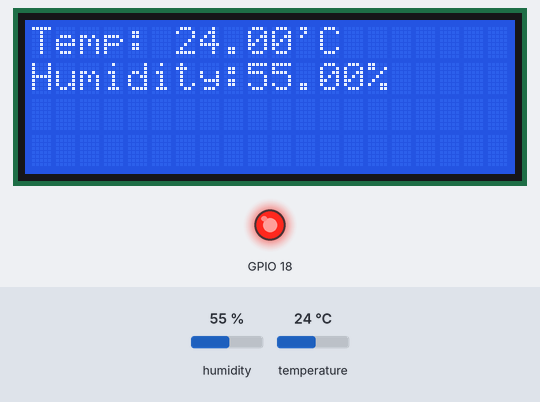
Simulated run of this sketch. Board: ESP32. Parts: 20×4 character LCD, output pins drawn as LEDs (lit = HIGH). Inputs (shaded band) come from the test bench; at power-on: humidity 55 %, temperature 24 °C. WiFi joins after 1.5 s; servers stay silent unless stated; what the sketch prints to the serial monitor is not drawn.

Above: at 9.5 s.
9.6 s: humidity set to 22 %
At 17.9 s:
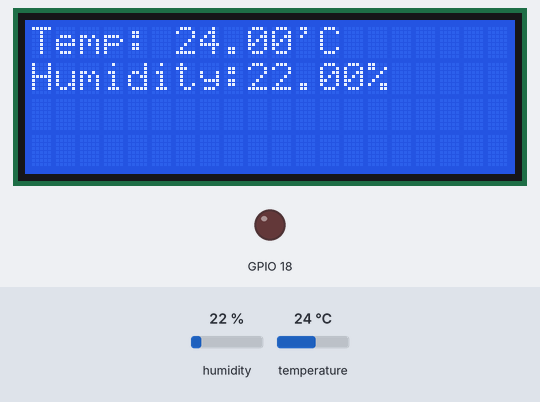
23.6 s: temperature set to 12 °C
At 31.4 s:
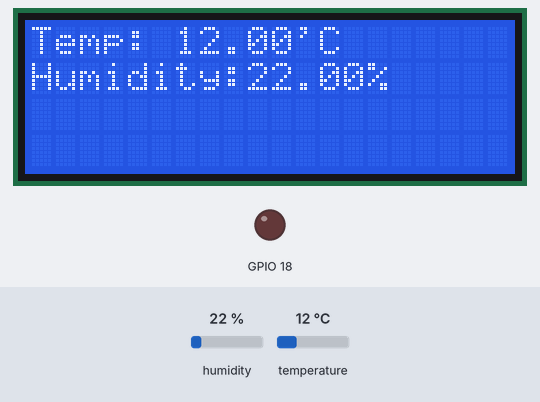
31.5 s: humidity set to 40 %
At 38.5 s:
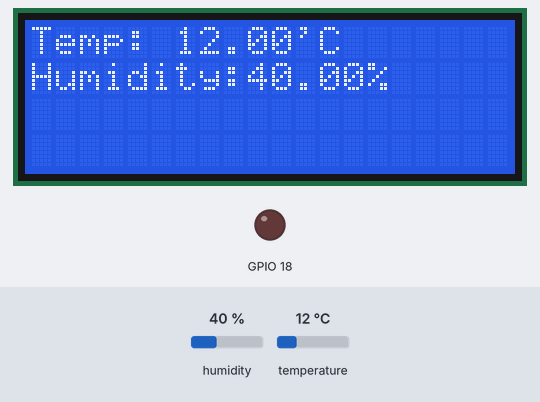
38.6 s: temperature set to 19 °C
At 44.9 s:
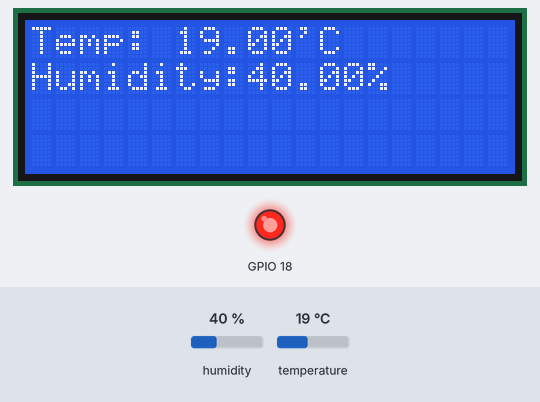
Timing chart, 0 to 46.6 s (numbered marks = the images above; inputs shaded):
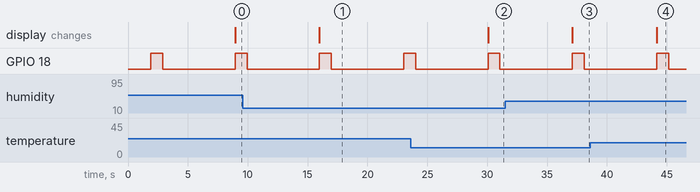

Measured:
- after the input at 9.6 s, the display: changes after 6.4 s (image 1)
- after the input at 23.6 s, the display: changes after 6.5 s (image 2)
- after the input at 31.5 s, the display: changes after 5.6 s (image 3)
- after the input at 38.6 s, the display: changes after 5.5 s (image 4)
- by itself, GPIO 18: alternates HIGH for 1.0 s and LOW for 6.0 s

The sketch:

blynk_sensor.ino
```cpp
// SETUP BLYNK
#define BLYNK_TEMPLATE_ID "BLYNK_ID"
#define BLYNK_TEMPLATE_NAME "BLYNK_NAME"
#define BLYNK_AUTH_TOKEN "BLYNK_TOKEN"

#include <BlynkSimpleEsp32.h>
#include "DHT.h"
#include <WiFi.h>
#include <LiquidCrystal_I2C.h>
LiquidCrystal_I2C LCD(0x27, 20, 4);
// SETUP DHT22
#define DHTPIN 2 // Digital pin connected to the DHT sensor
// Feather HUZZAH ESP8266 note: use pins 3, 4, 5, 12, 13 or 14 --
// Pin 15 can work but DHT must be disconnected during program upload.

// #define DHTTYPE DHT11   // DHT 11
#define DHTTYPE DHT22 // DHT 22  (AM2302), AM2321
// #define DHTTYPE DHT21   // DHT 21 (AM2301)
DHT dht(DHTPIN, DHTTYPE);
// define pin data

// //HTTP ESP32 SETUP
char auth[] = BLYNK_AUTH_TOKEN;
char ssid[] = "Wokwi-GUEST";
char pass[] = "";

// Defining the WiFi channel speeds up the connection:
#define WIFI_CHANNEL 6

int alert = 0;

void setup(void)
{
  Serial.begin(9600);
  Serial.println(F("DHT22 test!"));

  dht.begin();

  // LED SETUP
  pinMode(18, OUTPUT);

  // DHT22 SETUP
  Serial.begin(115200); // 1bit=10µs

  // LCD SETUP
  LCD.init();
  LCD.backlight();
  LCD.setCursor(0, 0);
  LCD.print("Connecting to ");
  LCD.setCursor(0, 1);
  LCD.print("WiFi ");

  Serial.println("");
  Serial.println("WiFi connected");
  Serial.print("IP address: ");
  Serial.println(WiFi.localIP());

  LCD.clear();
  LCD.setCursor(0, 0);
  LCD.println("Online");
  LCD.setCursor(0, 1);
  LCD.println("Updating time...");

  // BLYNK SETUP
  Serial.begin(9600);
  Blynk.begin(auth, ssid, pass);
}

void loop(void)
{
  // run blynk
  Blynk.run();

  // LED BLINK
  digitalWrite(18, HIGH); // turn the LED on
  delay(1000);            // wait for 500 milliseconds
  digitalWrite(18, LOW);  // turn the LED off
  delay(1000);            // wait for 500 milliseconds
  //
  delay(5000); // 5s between each reading
  float h = dht.readHumidity();
  float t = dht.readTemperature();
  float f = dht.readTemperature(true);

  if (isnan(h) || isnan(t) || isnan(f))
  {
    Serial.println(F("Failed to read from DHT sensor!"));
    return;
  }

  // Compute heat index in Fahrenheit (the default)
  float hif = dht.computeHeatIndex(f, h);
  // Compute heat index in Celsius (isFahreheit = false)
  float hic = dht.computeHeatIndex(t, h, false);

  if (h > 60 || t > 40)
  {                        // Check if humidity > than 55% or temp > 40
    digitalWrite(8, HIGH); // Turn on the LED
    alert = 1;
  }
  else
  {
    digitalWrite(8, LOW); // Turn off the LED
    alert = 0;
  }
  if (t > 40)
  {                        // Check if temp is higher than 40
    digitalWrite(8, HIGH); // Turn on the LED
  }
  else
  {
    digitalWrite(8, LOW); // Turn off the LED
  }

  Blynk.virtualWrite(V0, t);
  Blynk.virtualWrite(V1, h);
  Blynk.virtualWrite(V2, alert);

  // LCD DISPLAY
  LCD.clear();
  LCD.setCursor(0, 0);
  LCD.print("Temp: ");
  LCD.print(t);
  LCD.print("'C");
  LCD.setCursor(0, 1);
  LCD.print("Humidity:");
  LCD.print(h);
  LCD.print("%");
  LCD.display();

  Serial.print(F("Humidity: "));
  Serial.print(h);
  Serial.print(F("%  Temperature: "));
  Serial.print(t);
  Serial.print(F("°C "));
  Serial.print(f);
  Serial.print(F("°F "));
  Serial.println(F(""));
}
```
